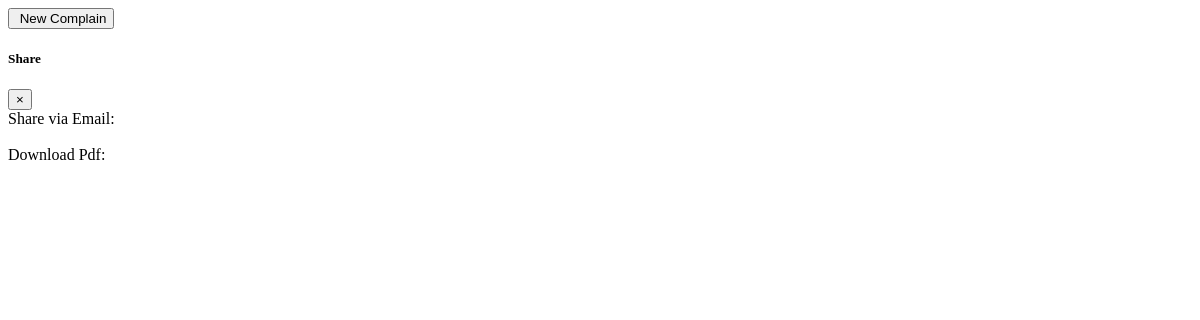
/mycomplain/ (signed in), run on an earlier commit of the app's database.
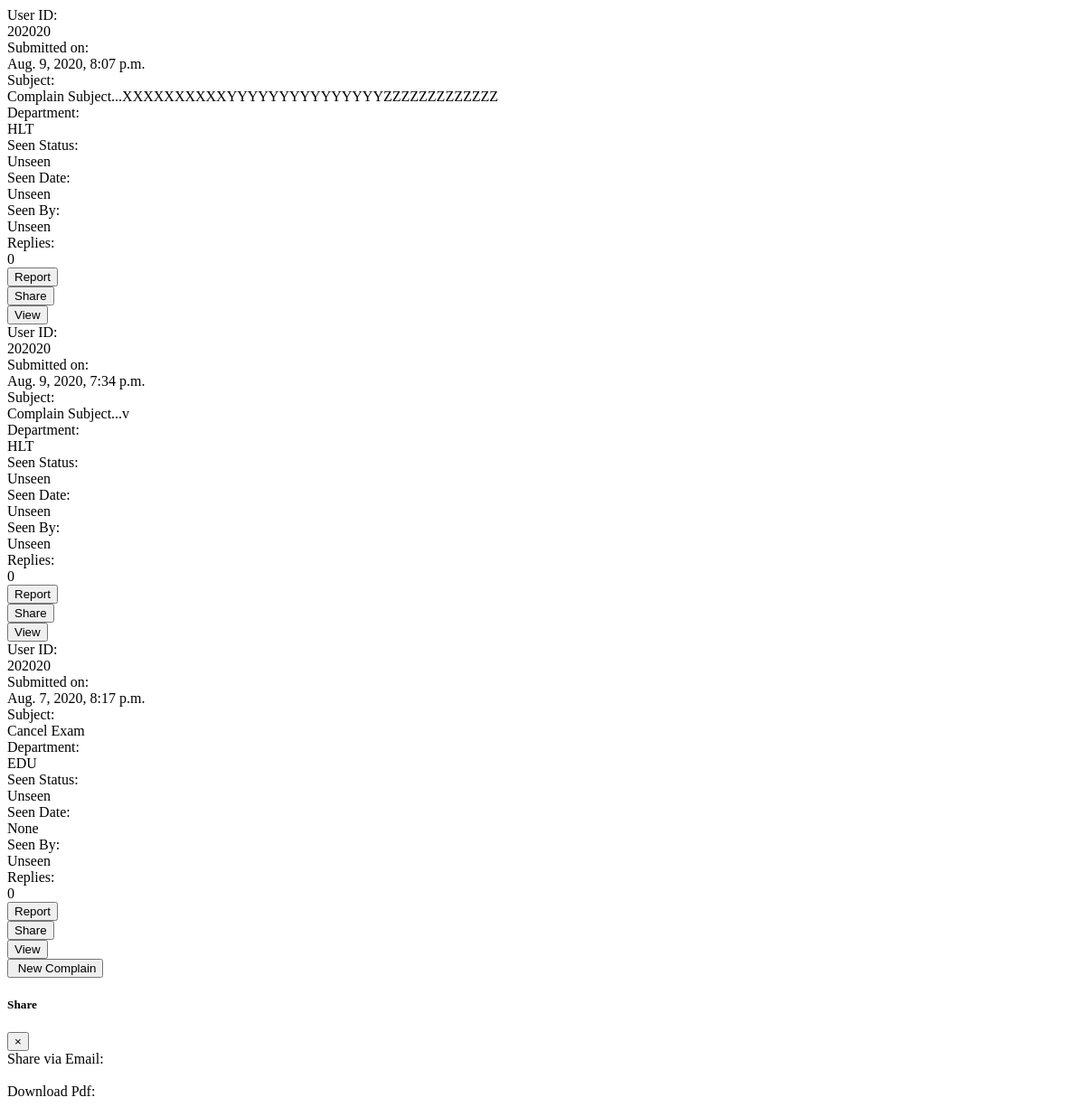
And on a later commit of the database.
### mainsite/models.py (models this page shows, shortened)
class Complain(models.Model):
    User_ID = models.ForeignKey(User, on_delete=models.CASCADE)
    DateTime=models.DateTimeField(default=datetime.datetime.now())
    Department=models.CharField(max_length=500)
    Subject=models.TextField()
    Body=models.TextField()
    Attachments=models.FileField(upload_to="User_Data")
    Priority=models.CharField(max_length=50)
    Seen_Status=models.CharField(max_length=50,default="Unseen")
    Seen_Date=models.CharField(max_length=50,default="Unseen")
    Seen_By=models.CharField(max_length=100,default="Unseen")
    Replies=models.CharField(max_length=50,default="0")

### mainsite/views.py (the view)
# urls.py: path('mycomplain/', views.myComplain, name='mycomplain'),
@login_required(login_url='login')
def myComplain(request):
    coms=Complain.objects.filter(User_ID=request.user).order_by('-DateTime')
    contex={'complain':coms}
    return render(request,'mainsite/mycomplain.html',contex)

### templates/mainsite/mycomplain.html (shortened to what the changed rows need)
<div class="compln">
    <div class="row">
        <div class="col-sm-12 col-md-6 coms">
            {%for Com in complain%}
            <div class="card complns">
                <div class="card-body">
                     <div class="row">
                        <div class="col">
                            User ID:
                        </div>
                        <div class="col com_lbl">
                            {{Com.User_ID}}
                        </div>
                    </div>
                    <div class="row">
                        <div class="col">
                            Submitted on:
                        </div>
                        <div class="col com_lbl">
                            {{Com.DateTime}}
                        </div>
                    </div>
                    <div class="row">
                        <div class="col">
                            Subject:
                        </div>
                        <div class="col com_lbl">
                            {{Com.Subject}}
                        </div>
                    </div>
                    <div class="row">
                        <div class="col">
                            Department:
                        </div>
                        <div class="col com_lbl">
                            {{Com.Department}}
                        </div>
                    </div>
                    <div class="row">
                        <div class="col">
                            Seen Status:
                        </div>
                        <div class="col com_lbl ">
                            {{Com.Seen_Status}}
                        </div>
                    </div>
                    <div class="row">
                        <div class="col">
                            Seen Date:
                        </div>
                        <div class="col com_lbl">
                            {{Com.Seen_Date}}
                        </div>
                    </div>
                    <div class="row">
                        <div class="col">
                            Seen By:
                        </div>
                        <div class="col com_lbl">
                            {{Com.Seen_By}}
                        </div>
                    </div>
                    <div class="row">
                        <div class="col">
                            Replies:
                        </div>
                        <div class="col com_lbl">
                            {{Com.Replies}}
                        </div>
                    </div>
                </div>
                <div class="card-footer text-center">
                    <div class="row justify-content-center">
                        <div class="col ">
                            <button class="g-button">Report</button>
                        </div>
                        <div class="col ">
                            <button class="g-button" onclick="Share_mdl('{{Com.id}}')"
                            data-toggle="modal" data-target="#exampleModalCenter" type="button">Share</button>
                        </div>
                        <div class="col ">
                            <button class="g-button" disable id="my_com_view_btn{{Com.id}}" onclick="viewcomplain('{{Com.id}}')">View</button>
                        </div>
                    </div>
                </div>
            </div>
            {% endfor %}
        </div>
    </div>
</div>

What changed in the data, as far as the page shows it:
added Complain: User_ID "202020", DateTime "Aug. 9, 2020, 8:07 p.m.", Subject "Complain Subject...XXXXXXXXXXYYYYYYYYYYYYYYYZZZZZZZZZZZZZ", Department "HLT", Seen_Status "Unseen", Seen_Date "Unseen", Seen_By "Unseen", Replies "0"
added Complain: User_ID "202020", DateTime "Aug. 9, 2020, 7:34 p.m.", Subject "Complain Subject...v", Department "HLT", Seen_Status "Unseen", Seen_Date "Unseen", Seen_By "Unseen", Replies "0"
now on this page (row edited): Complain: User_ID "202020", DateTime "Aug. 7, 2020, 8:17 p.m.", Subject "Cancel Exam", Department "EDU", Seen_Status "Unseen", Seen_Date "None", Seen_By "Unseen", Replies "0"
